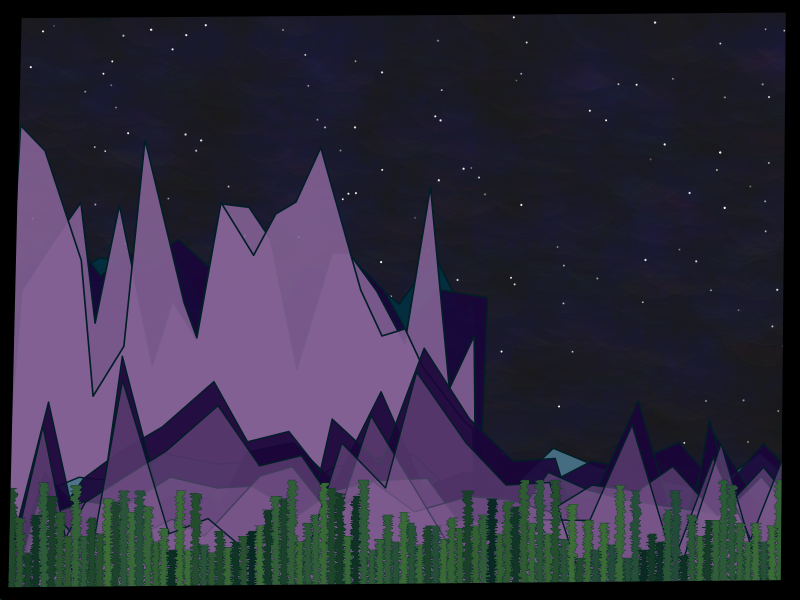

The R script that drew this image:
#Genuary 31 2023 - Remix one of your own pieces

#=============================================================================#
#Library Load-in---------------------------------------------------------------
#=============================================================================#
library(dplyr)
library(purrr)
library(ggplot2)

#=============================================================================#
#Data Set-up-------------------------------------------------------------------
#=============================================================================#

#Sky (Nebula) data#
sky <- tibble(x = seq(0,10, length = 100),
              y = seq(0,10, length = 100)) |>
  expand.grid() 

#Setting a color palette for the sky in the background===
sky_pal <- sample(colorRampPalette(c(rep("#000000",3),rep("#1A0539",5), "#c66c92","#836193","#434a73","#439895","#046c8e",rep("#042047",3)))(nrow(sky)))
sky_size <- sample(15:35, nrow(sky), replace = TRUE)

sky_texture <- sky |>
  mutate(color = sky_pal,
         size = sky_size,
         group = "sky")


#====Stars Data====
stars_grid <- tibble(expand.grid(x = seq(0,10, length.out = 100),
                                 y = seq(0,10, length.out = 100))) 

stars <- slice_sample(stars_grid, n = 200) |>
  mutate(group = "stars")


#====Mountains Data/Functions/Palettes====

# Function that creates one set of mountains====
#THIS IS AN OLD FX I'M NOT MAKING THIS MORE EFFICIENT IDC I'M TIRED 🗣 
mountain_ranger <- function(base,height,rows){
  
  #Creating the first foundation the function will build off of==
  foundation <- tibble(x = c(0, base, seq(base,0, length.out = 20)),
                 y = c(0, 0, height, height+sample(seq(-.2,.8,length.out = 100),18, replace = TRUE), 0))
  
  #Creating an empty list to store the data for the generated mountain ranges==
  mountains <- list()
  
  #Using a for-loop to iterate through the data to create the correct number of rows/ranges we want==
  for(i in seq_along(1:rows)){
    mountains[[i]] <- foundation %>%
      mutate(y = abs(y + c(0, 0, i*(sample(seq(-.8,.8,length.out = 100), nrow(foundation) - 3)), 0)),
             group = i)
  }
  
  #Adding the "group" variable to our original foundation that was created earlier==
  foundation <- foundation %>%
    mutate(group = 0)
  
  #Binding the generated mountain data together==
  mountains <- bind_rows(mountains)
  
  #Binding the generated mountain data and the foundation data together into one data frame==
  range <- rbind(foundation,mountains)
  
  #Returning the data frame to the environment==
  return(range)
}

#Using the custom function to make two sets of ranges===
range <- mountain_ranger(6,5,3)
range2 <- mountain_ranger(10,1.8,3)

#Calculating the total amount of ROWS located within EACH group in each set of ranges==
group_n <- nrow(range)/length(unique(range$group))
group_n2 <- nrow(range2)/length(unique(range2$group))

#Calculating the TOTAL number of GROUPS within each set of ranges==
group_total <- length(unique(range$group))
group_total2 <- length(unique(range2$group))

# Colors for the first range data set==
mountain_pal_range <- sort(rep(sample(c("#011d26","#02303f","#1c5a73","#4a748c","#1A0539","#836193"),group_total, 
                                 replace = TRUE), each = group_n))

# Colors for the second range data set==
mountain_pal_range2 <- sort(rep(sample(c("#011d26","#02303f","#1c5a73","#4a748c","#836193",rep("#1A0539",4)),group_total2, 
                                  replace = TRUE), each = group_n2))


#====Trees Data/Functions/Palettes====
#Creating tree options#
x_trans <- seq(0,9.9, by = .1)
y_trans <- sample(seq(-.8,.5, length = 30), length(x_trans), replace = TRUE)
tree_pal <- sample(colorRampPalette(c("#224b39", "#3D6E38", "#082922"))(length(x_trans)))

tree_opts <- list(x_trans, y_trans, tree_pal)

#Creating tree data#
trees <- pmap_df(tree_opts, ~tibble(x = c(0,.1,
                                          rep(.1,100),
                                          .1,0,
                                          rep(0,100)),
                                    y = c(0,0,
                                          seq(0,1.5 + ..2, length = 100),
                                          1.5 + ..2, 1.5 + ..2,
                                          seq(1.5 + ..2,0, length = 100)),
                                    group = "tree_") |>
                   mutate(x = x + ..1,
                          group = paste0(group,..1),
                          fill = ..3))

#====Frame Data====
# Just our x and y limits#
frame <- tibble(x = c(0,10,10,0,0),
                y = c(0,0,10,10,0),
                group = "frame")

#=============================================================================#
#Final Piece-------------------------------------------------------------------
#=============================================================================#

sky_texture  %>%
  ggplot(aes(x=x,y=y, group = group)) +
  theme_void()+
  theme(panel.background = element_rect(fill = "#000000"))+
  geom_point(color = sky_texture$color,
             size = sky_texture$size,
             alpha = .02) +
  geom_point(data = stars, 
             color = "#ffffff",
             position = position_jitter(width =.05, height = .03), 
             alpha = sample(seq(.2,.9, length.out = 1000),nrow(stars), replace = TRUE),
             size = sample(seq(.02,.2, length.out = 1000),nrow(stars), replace = TRUE))+
  geom_polygon(data = range, 
               fill = mountain_pal_range,
               color = "#011D26", 
               linewidth =.56,
               alpha = .9, 
               position = position_jitter(width = .1)) +
  geom_polygon(data = range2, 
               fill = rev(mountain_pal_range2),
               color = "#011D26", 
               linewidth =.5,
               alpha = .9, 
               position = position_jitter(width = .1)) +
  geom_polygon(data = range2, aes(y = y - .4),
               fill = "#836193",
               color = "#011D26", 
               linewidth =.5,
               alpha = .5, 
               position = position_jitter(width = .1)) +
  geom_polygon(data = trees, 
               color = "#082922", 
               linewidth = .1, 
               fill = trees$fill,
               position = position_jitter(width = .03))+
  geom_path(data = frame, 
            color = "#000000", 
            linewidth = 10, 
            position = position_jitter(width = .1, height = .1))+
  coord_cartesian(xlim = c(0,10), ylim = c(0,10), clip = "on",expand = FALSE) 

#Saving the plot to the directory====
# ggsave("images/remix.png", 
#        device = "png", 
#        height = 11.5, 
#        width = 15.3, 
#        units = "in", 
#        dpi = 300, 
#        bg = "transparent") 
